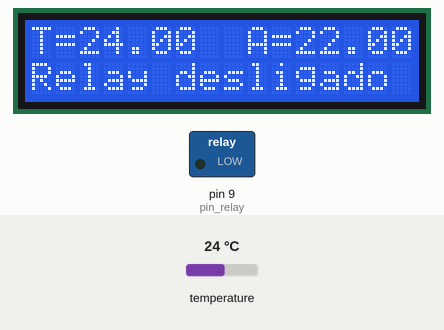
Recording of a sketch running on a simulated Arduino Uno, built with avr-gcc and run on an emulated ATmega328P. Shown: 16×2 character LCD, switched loads named in the sketch (green lamp = pin HIGH). Inputs (shaded band) come from the test bench; at power-on: temperature 24 °C.

Above: at 1.2 s.
1.3 s: temperature set to 22.6 °C
At 2.4 s:
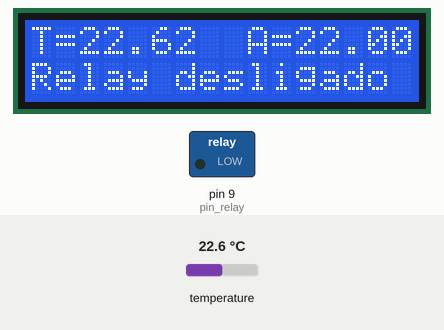
2.8 s: temperature set to 21.5 °C
At 3.9 s:
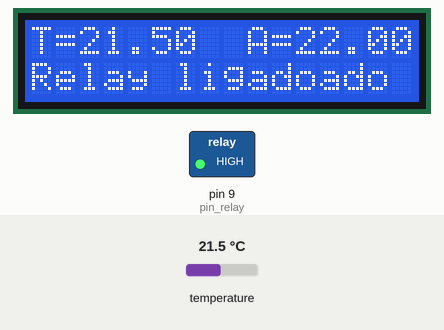
4.3 s: temperature set to 12 °C
At 5.2 s:
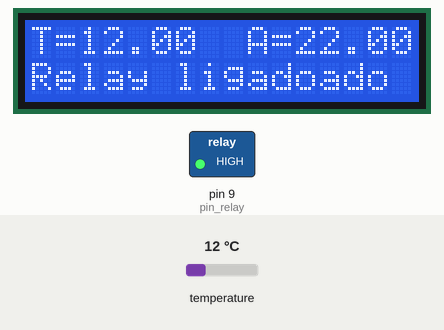
Timing chart, 0 to 7.3 s (numbered marks = the images above; inputs shaded):
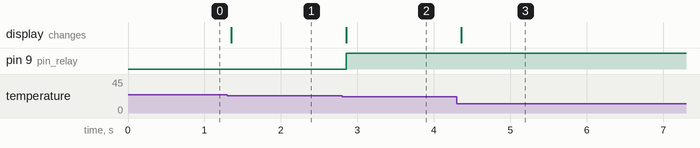

Measured:
- the behaviour switches between 22 and 21.9 °C on temperature (found by bisection; images 1 and 2)
- after the input at 1.3 s, the display: changes after 0.05 s (image 1)
- after the input at 2.8 s, pin 9 (pin_relay): LOW → HIGH after 0.05 s; the display: changes after 0.06 s (image 2)
- after the input at 4.3 s, the display: changes after 0.06 s (image 3)

The sketch:

sketch.ino
```cpp
#include <LiquidCrystal.h>
#include <OneWire.h>

LiquidCrystal lcd(2, 3, 7, 6, 5, 4);
OneWire ds(8);
const int pin_relay = 9;


// Max controllers
float target_temperature = 22.0;


// From http://bildr.org/2011/07/ds18b20-arduino/
float getTemp(OneWire probe){
  byte data[12];
  byte addr[8];

  if ( !probe.search(addr) ||
       OneWire::crc8( addr, 7) != addr[7] ||
       addr[0] != 0x10 && addr[0] != 0x28)
    return -1;

  probe.reset();
  probe.select(addr);
  probe.write(0x44,1);

  byte present = probe.reset();
  probe.select(addr);
  probe.write(0xBE);

  for (int i = 0; i < 9; i++) {
    data[i] = probe.read();
  }
  probe.reset_search();
  byte MSB = data[1];
  byte LSB = data[0];

  float tempRead = ((MSB << 8) | LSB);
  float TemperatureSum = tempRead / 16;
  return TemperatureSum;
}

void setup() {
  pinMode(pin_relay, OUTPUT);
  lcd.begin(16, 2);
  lcd.setCursor(0, 0);
  lcd.print("T=XX.XX  A=XX.XX");
}

bool raise_temperature_p(float current, float target){
  return current < target;
}

void adjust_relay(float current_temperature, float target_temperature){
  bool raise = raise_temperature_p(current_temperature, target_temperature);
  if (raise){
    lcd.setCursor(0, 1);
    digitalWrite(pin_relay, HIGH);
    lcd.print("Relay ligado");
  }
  if (!raise){
    lcd.setCursor(0, 1);
    digitalWrite(pin_relay, LOW);
    lcd.print("Relay desligado");
  }
}

void loop() {

  float current_temperature = getTemp(ds);

  adjust_relay(current_temperature, target_temperature);

  lcd.setCursor(2, 0);
  lcd.print(current_temperature);
  lcd.setCursor(11, 0);
  lcd.print(target_temperature);
  delay(100);
}
```
